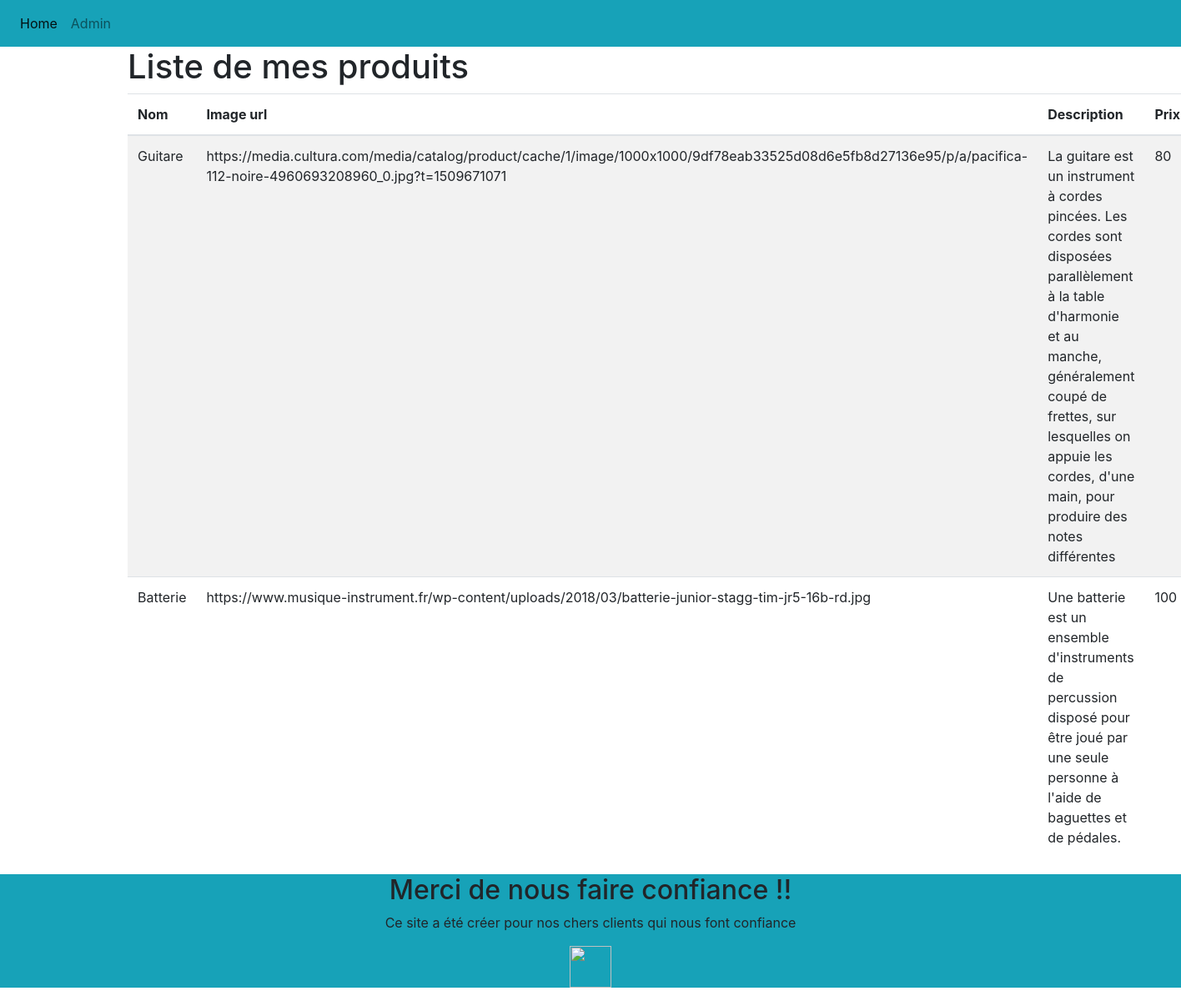
The app's page /admin.php with its own data.
### tables this page shows
CREATE TABLE `produit` (
  `id` int(11) NOT NULL,
  `name` varchar(255) NOT NULL,
  `description` text NOT NULL,
  `image` varchar(255) NOT NULL,
  `price` decimal(10,0) NOT NULL
);

### orm.php (called while the page is built, shortened)
<?php
abstract class Orm{
    private $conn;
    public function __construct($db){
        $this->conn = $db;
    }
    public function findAll(){
        $table = strtolower(get_class($this));
        $query = "SELECT * FROM $table";
        $results = $this->conn->prepare($query);
        $results->execute();
        $resultats = $results->fetchAll(PDO::FETCH_ASSOC);
        return $resultats;
    }
}

### admin.php (the view, shortened to what this page needs)
<?php
$database = new Database();
$db = $database->getConnection();
?>
<!DOCTYPE html>
<html lang="en">
<head>
    <link rel="stylesheet" href="https://stackpath.bootstrapcdn.com/bootstrap/4.3.1/js/bootstrap.min.js">
    <link rel="stylesheet" href="https://stackpath.bootstrapcdn.com/bootstrap/4.3.1/css/bootstrap.min.css">
    <link rel="stylesheet" href="css/app.css">
</head>
<body>
<nav class="navbar navbar-expand-lg navbar-light bg-info">
  <div class="collapse navbar-collapse" id="navbarNav">
    <ul class="navbar-nav">
      <li class="nav-item active">
        <a class="nav-link" href="index.php">Home <span class="sr-only">(current)</span></a>
      </li>
      <li class="nav-item">
        <a class="nav-link" href="admin.php">Admin</a>
      </li>
    </ul>
  </div>
</nav>
<div class="container">
   <div class="title">
        <h1>Liste de mes produits</h1>
   </div>
   <table class="table table-striped">
  <thead>
    <tr>
      <th scope="col">Nom</th>
      <th scope="col">Image url</th>
      <th scope="col">Description</th>
      <th scope="col">Prix</th>
    </tr>
  </thead>
  <tbody>
     <?php
        $produit = new Produit($db);
        $produitId = $produit->findAll();
    foreach($produitId as $produit){
      ?>
      <tr id="<?php echo $produit['id']; ?>">
        <td data-target="name"><?php echo $produit['name']; ?></td>
        <td data-target="image"><?php echo $produit['image']; ?></td>
        <td data-target="description"><?php echo $produit['description']; ?></td>
        <td data-target="price"><?php echo $produit['price']; ?></td>
      </tr>
      <?php
    };
     ?>
  </tbody>
</table>
</div>
<footer class="footer">
 <h2>Merci de nous faire confiance !!</h2>
 <p>Ce site a été créer pour nos chers clients qui nous font confiance<p>
 <img class="logo" src="https://cdn.worldvectorlogo.com/logos/php-1.svg" alt=""/>
  </footer>
</body>
</html>

### css/app.css (style rules this page uses)
.footer { text-align: center; background-color: #17a2b8; margin-top: 20px; }
.logo { width: 50px; height: 50px; }

### records on screen
produit: name "Guitare", image "https://media.cultura.com/media/catalog/product/cache/1/image/1000x1000/9df78eab33525d08d6e5fb8d27136e95/p/a/pacifica-112-noire-4960693208960_0.jpg?t=1509671071", description "La guitare est un instrument à cordes pincées. Les cordes sont disposées parallèlement à la table d'harmonie et au manche, généralement coupé de frettes, sur lesquelles on appuie les cordes, d'une main, pour produire des notes différentes", price "80"
produit: name "Batterie", image "https://www.musique-instrument.fr/wp-content/uploads/2018/03/batterie-junior-stagg-tim-jr5-16b-rd.jpg", description "Une batterie est un ensemble d'instruments de percussion disposé pour être joué par une seule personne à l'aide de baguettes et de pédales.", price "100"
